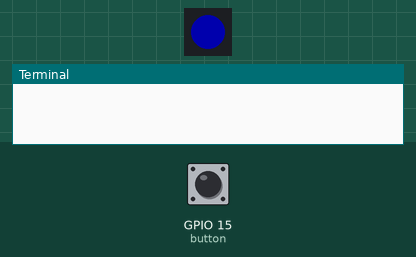
The program below on a simulated Raspberry Pi (BCM pin numbers). On the bench: 1 RGB LEDs in strip order, left to right, the last lines printed to the terminal. Inputs (shaded band) come from the test bench; at power-on: GPIO 15 (button) HIGH. Dim RGB values are drawn brighter than linear; the clock reads 2024-03-15 10:24:30 at power-on unless the program sets it; web requests get an empty 200 reply after 0.4 s.

Above: at 1.2 s.
1.3 s: GPIO 15 (button) pulled LOW for 0.15 s
At 1.71 s:
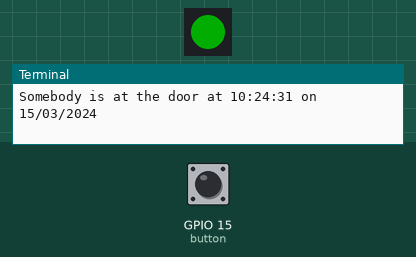
At 2.06 s:
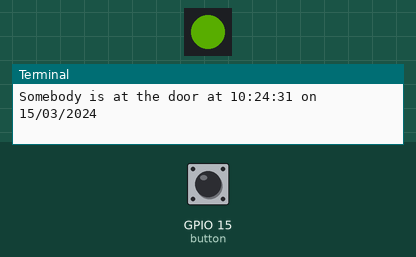
Timing chart, 0 to 10.3 s (numbered marks = the images above; inputs shaded):
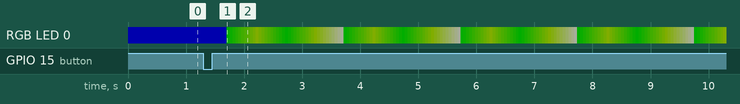

The program:

fade-neopixel-doorbell.py
```python
#!/usr/bin/env python3
## Inspired by https://github.com/themagpimag/monthofmaking2019/blob/master/DisplayLights/rollcall.py by robthez ##

import board
import neopixel
import datetime
import os, sys
from gpiozero import Button
from time import sleep
import numpy as np
import http.client, urllib


# Check that the code is being run as root, and exit if not
if not os.geteuid()==0:
    sys.exit("This script must be run with 'sudo'!")

# Some set up for the button and NeoPixels
button = Button(15)
pixel_pin = board.D18
num_pixels = 1
pixels = neopixel.NeoPixel(pixel_pin, num_pixels, brightness=0.2)

# Define some colours to save typing RGB numbers eveywhere
BLUE = (0,0,255)
GREEN = (0,255,0)
LIME = (191,255,0)
WHITE = (255,255,255)

# The colours to be cycled through. If adding more, increase
# the `if j ==3:` in the cycle function to the number of colours minus 1
my_colours = [GREEN,LIME,GREEN,LIME]

# The function that triggers Pushover
def pushover():
    conn = http.client.HTTPSConnection("api.pushover.net:443")
    conn.request("POST", "/1/messages.json",
      urllib.parse.urlencode({
        "token": "ADD_HERE",                        # Insert app token here
        "user": "ADD_HERE",                         # Insert user token here
        "html": "1",                                # 1 for HTML, 0 to disable
        "title": "Doorbell",                        # Title of the message
        "message": "Somebody is at the door!",      # Content of the message
        "sound": "pushover",                        # Define the sound played - default is a doorbell sound
      }), { "Content-type": "application/x-www-form-urlencoded" })
    conn.getresponse()

# The function that determines the fade between colours
def fade(colour1, colour2, percent):
    colour1 = np.array(colour1)
    colour2 = np.array(colour2)
    vector = colour2-colour1
    newcolour = (int((colour1 + vector * percent)[0]), int((colour1 + vector * percent)[1]), int((colour1 + vector * percent)[2]))
    return newcolour

# The function that cycles through the colours
def cycle(wait):
    for j in range(len(my_colours)):
        for i in range(10):
            colour1 = my_colours[j]
            if j == 3:
                colour2 = WHITE
            else:
                colour2 = my_colours[(j+1)]
            percent = i*0.1
            pixels.fill((fade(colour1,colour2,percent)))
            pixels.show()
            sleep(wait)

# Sets the NeoPixel(s) to blue when started
pixels.fill(BLUE)
pixels.show()

# The main code
while True:
    sleep(1)
    button.wait_for_press()
    now = datetime.datetime.now()
    print("Somebody is at the door at "+ now.strftime("%H:%M:%S on %d/%m/%Y"))
    pushover()
    for _ in range(5):     # Loop the cycle function 5 times (approx 10 secs)
        cycle(0.05)
```
